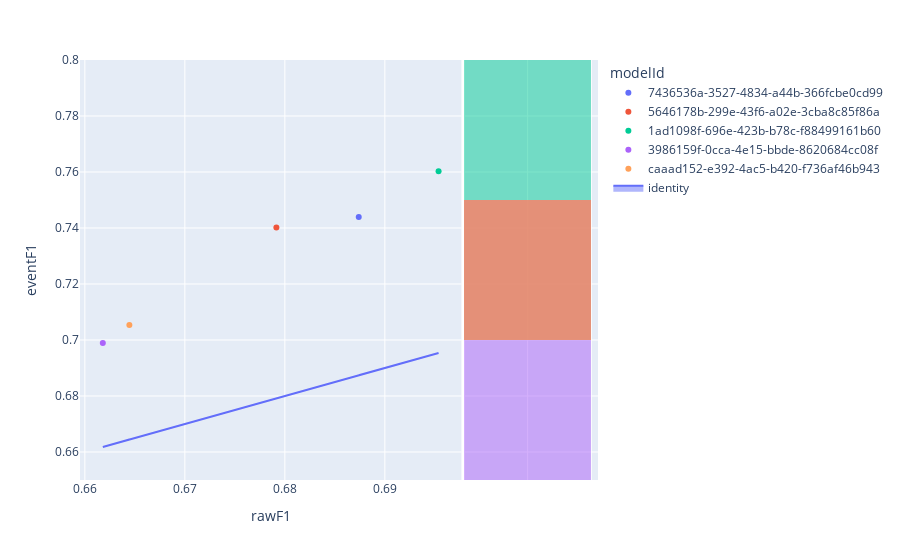

Notebook code for this chart:
### Code cell
fig=px.scatter(experimentModels,x='rawF1',y='eventF1',color='modelId',hover_name='modelId', marginal_y="histogram")
fig.add_trace(
    go.Scatter(x=experimentModels['rawF1'], y=experimentModels['rawF1'], name="identity", mode='lines',fill="toself")
)
fig.show()

### Figure 1 — Plotly figure (JSON) as saved in the notebook; plotly's stock layout.template omitted (floating-point values rounded to 4 significant figures)
{"data": [{"hovertemplate": "<b>%{hovertext}</b><br><br>modelId=7436536a-3527-4834-a44b-366fcbe0cd99<br>rawF1=%{x}<br>eventF1=%{y}<extra></extra>", "hovertext": ["7436536a-3527-4834-a44b-366fcbe0cd99"], "legendgroup": "7436536a-3527-4834-a44b-366fcbe0cd99", "marker": {"color": "#636efa", "symbol": "circle"}, "mode": "markers", "name": "7436536a-3527-4834-a44b-366fcbe0cd99", "orientation": "v", "showlegend": true, "type": "scatter", "x": [0.6874], "xaxis": "x", "y": [0.744], "yaxis": "y"}, {"alignmentgroup": "True", "bingroup": "y", "hovertemplate": "modelId=7436536a-3527-4834-a44b-366fcbe0cd99<br>eventF1=%{y}<br>count=%{x}<extra></extra>", "legendgroup": "7436536a-3527-4834-a44b-366fcbe0cd99", "marker": {"color": "#636efa"}, "name": "7436536a-3527-4834-a44b-366fcbe0cd99", "offsetgroup": "7436536a-3527-4834-a44b-366fcbe0cd99", "opacity": 0.5, "showlegend": false, "type": "histogram", "xaxis": "x2", "y": [0.744], "yaxis": "y2"}, {"hovertemplate": "<b>%{hovertext}</b><br><br>modelId=5646178b-299e-43f6-a02e-3cba8c85f86a<br>rawF1=%{x}<br>eventF1=%{y}<extra></extra>", "hovertext": ["5646178b-299e-43f6-a02e-3cba8c85f86a"], "legendgroup": "5646178b-299e-43f6-a02e-3cba8c85f86a", "marker": {"color": "#EF553B", "symbol": "circle"}, "mode": "markers", "name": "5646178b-299e-43f6-a02e-3cba8c85f86a", "orientation": "v", "showlegend": true, "type": "scatter", "x": [0.6792], "xaxis": "x", "y": [0.7402], "yaxis": "y"}, {"alignmentgroup": "True", "bingroup": "y", "hovertemplate": "modelId=5646178b-299e-43f6-a02e-3cba8c85f86a<br>eventF1=%{y}<br>count=%{x}<extra></extra>", "legendgroup": "5646178b-299e-43f6-a02e-3cba8c85f86a", "marker": {"color": "#EF553B"}, "name": "5646178b-299e-43f6-a02e-3cba8c85f86a", "offsetgroup": "5646178b-299e-43f6-a02e-3cba8c85f86a", "opacity": 0.5, "showlegend": false, "type": "histogram", "xaxis": "x2", "y": [0.7402], "yaxis": "y2"}, {"hovertemplate": "<b>%{hovertext}</b><br><br>modelId=1ad1098f-696e-423b-b78c-f88499161b60<br>rawF1=%{x}<br>eventF1=%{y}<extra></extra>", "hovertext": ["1ad1098f-696e-423b-b78c-f88499161b60"], "legendgroup": "1ad1098f-696e-423b-b78c-f88499161b60", "marker": {"color": "#00cc96", "symbol": "circle"}, "mode": "markers", "name": "1ad1098f-696e-423b-b78c-f88499161b60", "orientation": "v", "showlegend": true, "type": "scatter", "x": [0.6954], "xaxis": "x", "y": [0.7602], "yaxis": "y"}, {"alignmentgroup": "True", "bingroup": "y", "hovertemplate": "modelId=1ad1098f-696e-423b-b78c-f88499161b60<br>eventF1=%{y}<br>count=%{x}<extra></extra>", "legendgroup": "1ad1098f-696e-423b-b78c-f88499161b60", "marker": {"color": "#00cc96"}, "name": "1ad1098f-696e-423b-b78c-f88499161b60", "offsetgroup": "1ad1098f-696e-423b-b78c-f88499161b60", "opacity": 0.5, "showlegend": false, "type": "histogram", "xaxis": "x2", "y": [0.7602], "yaxis": "y2"}, {"hovertemplate": "<b>%{hovertext}</b><br><br>modelId=3986159f-0cca-4e15-bbde-8620684cc08f<br>rawF1=%{x}<br>eventF1=%{y}<extra></extra>", "hovertext": ["3986159f-0cca-4e15-bbde-8620684cc08f"], "legendgroup": "3986159f-0cca-4e15-bbde-8620684cc08f", "marker": {"color": "#ab63fa", "symbol": "circle"}, "mode": "markers", "name": "3986159f-0cca-4e15-bbde-8620684cc08f", "orientation": "v", "showlegend": true, "type": "scatter", "x": [0.6618], "xaxis": "x", "y": [0.6989], "yaxis": "y"}, {"alignmentgroup": "True", "bingroup": "y", "hovertemplate": "modelId=3986159f-0cca-4e15-bbde-8620684cc08f<br>eventF1=%{y}<br>count=%{x}<extra></extra>", "legendgroup": "3986159f-0cca-4e15-bbde-8620684cc08f", "marker": {"color": "#ab63fa"}, "name": "3986159f-0cca-4e15-bbde-8620684cc08f", "offsetgroup": "3986159f-0cca-4e15-bbde-8620684cc08f", "opacity": 0.5, "showlegend": false, "type": "histogram", "xaxis": "x2", "y": [0.6989], "yaxis": "y2"}, {"hovertemplate": "<b>%{hovertext}</b><br><br>modelId=caaad152-e392-4ac5-b420-f736af46b943<br>rawF1=%{x}<br>eventF1=%{y}<extra></extra>", "hovertext": ["caaad152-e392-4ac5-b420-f736af46b943"], "legendgroup": "caaad152-e392-4ac5-b420-f736af46b943", "marker": {"color": "#FFA15A", "symbol": "circle"}, "mode": "markers", "name": "caaad152-e392-4ac5-b420-f736af46b943", "orientation": "v", "showlegend": true, "type": "scatter", "x": [0.6645], "xaxis": "x", "y": [0.7053], "yaxis": "y"}, {"alignmentgroup": "True", "bingroup": "y", "hovertemplate": "modelId=caaad152-e392-4ac5-b420-f736af46b943<br>eventF1=%{y}<br>count=%{x}<extra></extra>", "legendgroup": "caaad152-e392-4ac5-b420-f736af46b943", "marker": {"color": "#FFA15A"}, "name": "caaad152-e392-4ac5-b420-f736af46b943", "offsetgroup": "caaad152-e392-4ac5-b420-f736af46b943", "opacity": 0.5, "showlegend": false, "type": "histogram", "xaxis": "x2", "y": [0.7053], "yaxis": "y2"}, {"fill": "toself", "mode": "lines", "name": "identity", "type": "scatter", "x": [0.6874, 0.6792, 0.6954, 0.6618, 0.6645], "y": [0.6874, 0.6792, 0.6954, 0.6618, 0.6645]}], "layout": {"barmode": "overlay", "legend": {"title": {"text": "modelId"}, "tracegroupgap": 0}, "margin": {"t": 60}, "xaxis": {"anchor": "y", "domain": [0, 0.7363], "title": {"text": "rawF1"}}, "xaxis2": {"anchor": "y2", "domain": [0.7413, 1], "matches": "x2", "showgrid": true, "showline": false, "showticklabels": false, "ticks": ""}, "yaxis": {"anchor": "x", "domain": [0, 1], "title": {"text": "eventF1"}}, "yaxis2": {"anchor": "x2", "domain": [0, 1], "matches": "y", "showgrid": true, "showticklabels": false}}}
